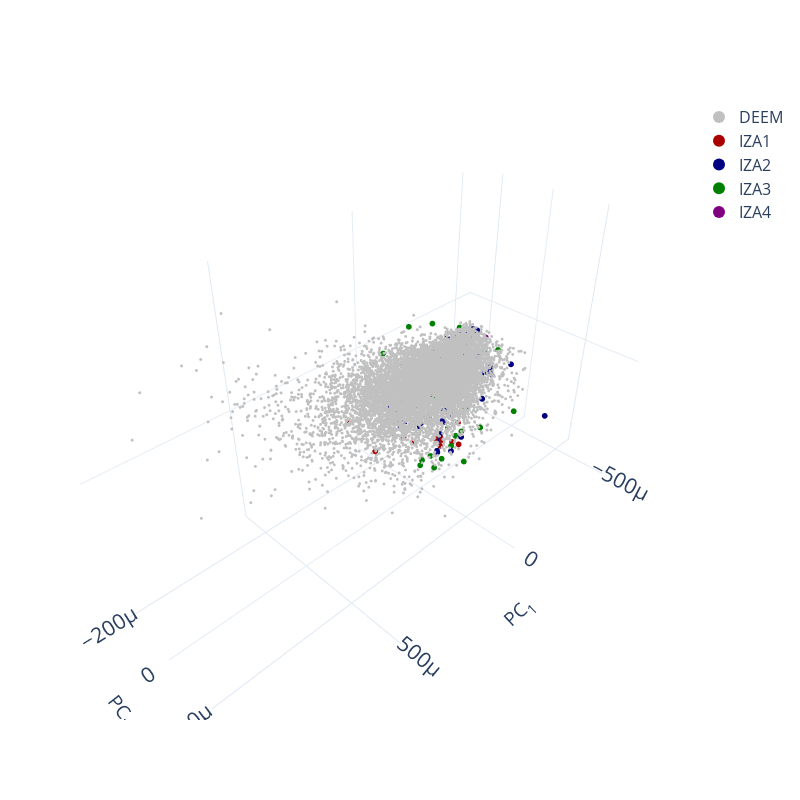

Notebook source saved alongside this figure:
### Code cell
# 3D scatter
fig = make_subplots(rows=3, cols=3,
                    column_widths=[1.0, 1.0, 1.0],
                    row_heights=[1.0, 1.0, 1.0],
                    specs=)

# Deem
fig.add_trace(go.Scatter3d(x=deem_pca[:, 0], 
                           y=deem_pca[:, 1], 
                           z=deem_pca[:, 2],
                           mode='markers', 
                           marker=dict(color=color_list[9], size=1),
                           name='DEEM'))
# IZA
for i in range(1, np.amax(cantons) + 1):
    iza_pts = np.nonzero(cantons == i)[0]
    fig.add_trace(go.Scatter3d(x=iza_pca[iza_pts, 0], 
                               y=iza_pca[iza_pts, 1], 
                               z=iza_pca[iza_pts, 2],
                               mode='markers', 
                               marker=dict(color=color_list[i], size=2),
                               name=f'IZA{i}'))

fig.update_layout(template='plotly_white',
                  font=dict(size=16),
                  scene=dict(xaxis_title='PC<sub>1</sub>',
                             yaxis_title='PC<sub>2</sub>',
                             zaxis_title='PC<sub>3</sub>'),
                  legend=dict(x=1.0, y=1.0,
                              xanchor='left', yanchor='top',
                              itemsizing='constant'),
                  autosize=False,
                  width=800, height=800)

fig.show()
